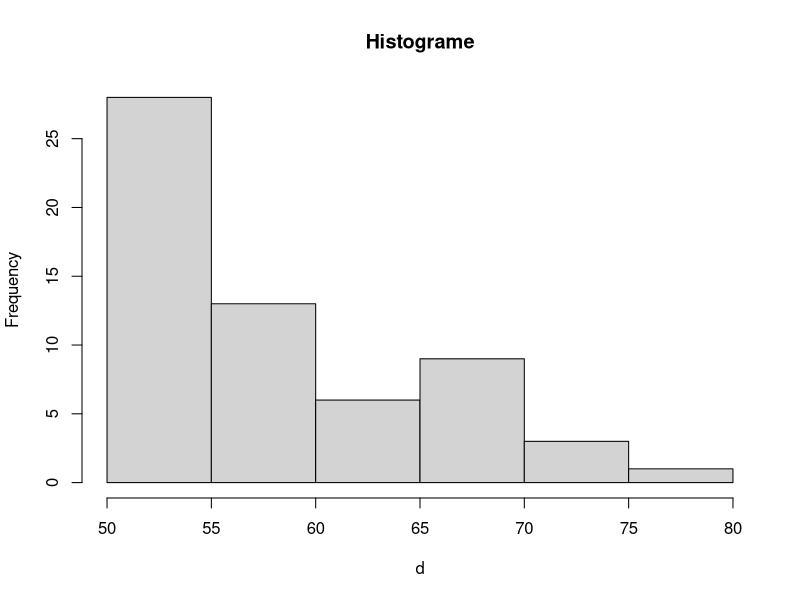
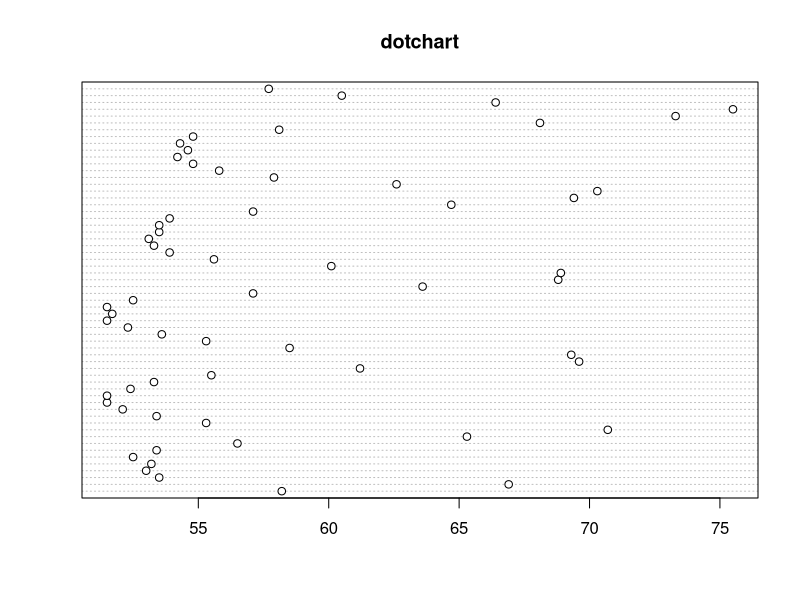
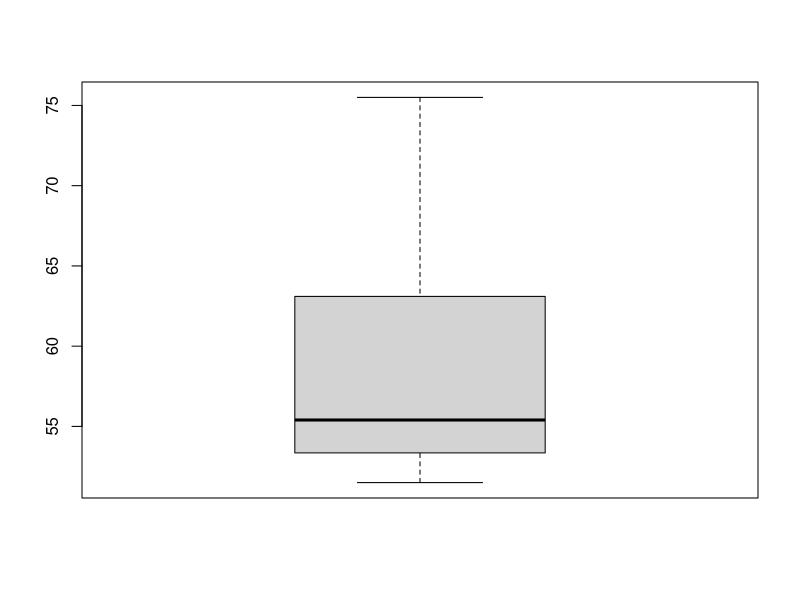
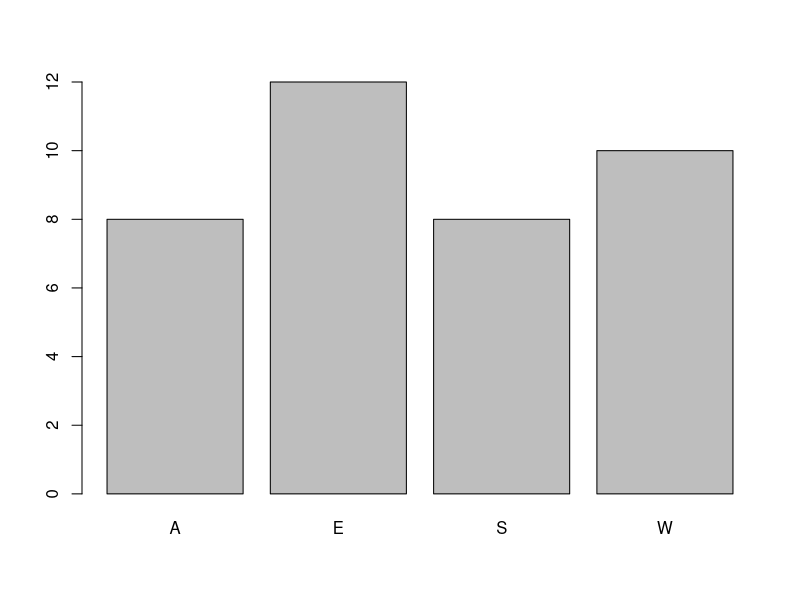
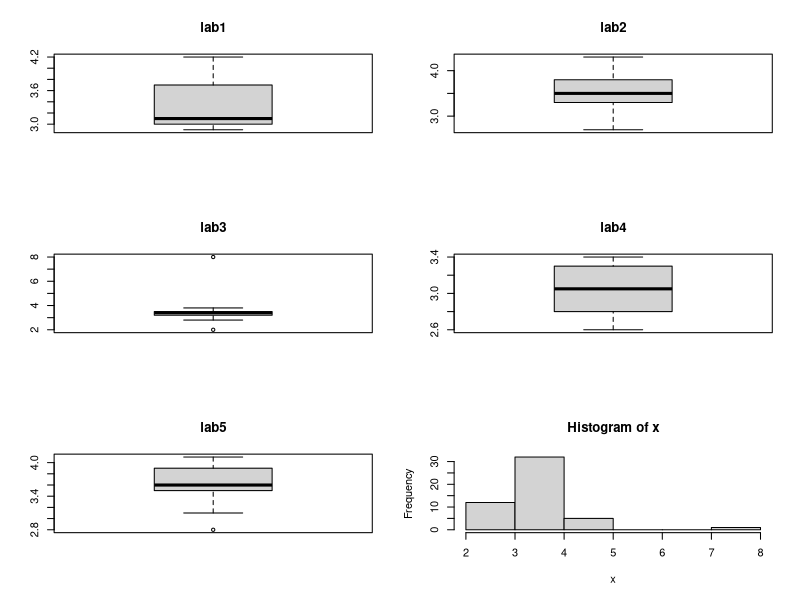
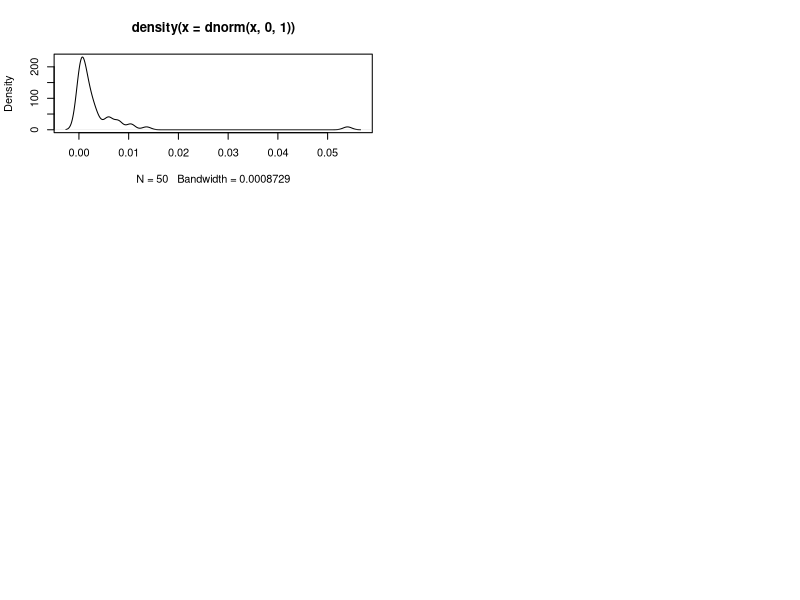

Recreate these plots in R, in order.

# introduction to different softwares and Packages.

#,Q1. Construct the following graphs of the following data
d=c(58.2,66.9,53.5,53.0,53.2,52.5,53.4,56.5,65.3,70.7
,55.3,53.4,52.1,51.5,51.5,52.4,53.3,55.5,61.2,69.6
,69.3,58.5,55.3,53.6,52.3,51.5,51.7,51.5,52.5,57.1
,63.6,68.8,68.9,60.1,55.6,53.9,53.3,53.1,53.5,53.5
,53.9,57.1,64.7,69.4,70.3,62.6,57.9,55.8,54.8,54.2
,54.6,54.3,54.8,58.1,68.1,73.3,75.5,66.4,60.5,57.7
)
d
# i)
stem(d)
# ii)
hist(d,main="Histograme")
# iii)
dotchart(d,main="dotchart")
# iv)
boxplot(d,label=c('max','Q1','Q2','Q3',' min'))

# --------------------------------------------------------
#Q2. Frequent airline travelers were asked to indicate the airline they believe offered the best overall 
# services. The four choices were American Air (A),East coast Air (E).Sum coast (C) and Great 
# Western (W).The following data were obtained
# Summarize the data using appropriate graph.
x=c('E','A','E','S','W','W','E','S','W','E','E','A','S','S','W','E','A','W','W','S','E','E','A','E','E','S','W','A','S','E','A','W','A','A','W','E','S','W')
t=table(x)
barplot(t)
# -----------------------------------------------------------------------------------
# Q3
# The fire department laboratory tested the flammability of frabric, using the same methods in five 
# different labs. The measurements are the length of the burned portion of a piece of fabric held 
# over flame for a fixed amount of time.
par(mfrow=c(3,2))

lab1=c(2.9,3.1,3.1,3.7,4.2,3.7,3.9,3.1,3.0,2.9)
lab2=c(2.7,3.4,3.6,3.2,4.1,3.8,3.8,4.3,3.4,3.3)
lab3=c(3.3,3.3,3.5,3.5,2.8,3.2,2,8.0,3.8,3.5)
lab4=c(3.3,3.2,3.4,2.7,3.3,2.9,3.2,2.9,2.6,2.8)
lab5=c(4.1,4.1,3.7,3.1,3.5,2.8,3.5,3.7,3.5,3.9)
labs=c("lab1","lab2","lab3","lab4","lab5")
boxplot(lab1,main="lab1")
boxplot(lab2,main='lab2')
boxplot(lab3,main='lab3')
boxplot(lab4,main='lab4')
boxplot(lab5,main='lab5')
# a) Compare the response of the above experiment using box plot, dot plot and interval plot
#'*lab1 has more variability as compare to the other labs*
#'*lab3 has symmetric data of lenght of burn portion of fabric*

#b) Give the above data in the form of the table.
data.frame(lab1,lab2,lab3,lab4,lab5)

#c)Combine the all data & draw histogram and identify the distribution of given data.
x=c(lab1,lab2,lab3,lab4,lab5)
hist(x)
#'*given distribution is positive skew  distribution*

#d) Draw normal probability plot of given data.
plot(density(dnorm(x,0,1)))
# -------------------------------------------------------------------
#4. The following data represent the scores obtained by 27 students in a midterm test
x=c(79,78,78,67,76,87,85,73,66,99,84,72,66,57,94,84,72,63,57,48,50,61,71,82,93,100,89)
# a) Prepare steam & leaf display of the data
# b) Calculate the range and the inter-quartile rang.
stem(x)
cat("range of the data is:",range(x)[2]-range(x)[1])
cat("Range of inter quartile range is:",quantile(x,0.75)-quantile(x,0.25))
# -----------------------------------------------------------------------------

